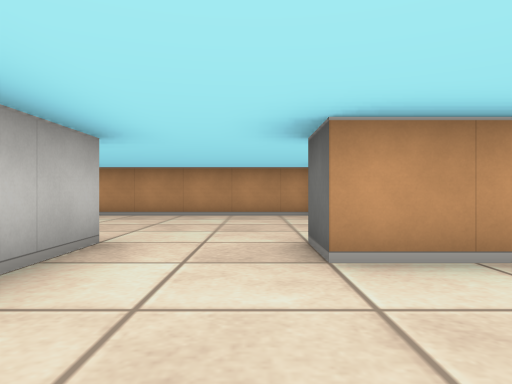
[1] (above)

16 first-person views from a walk through a cub3D level. The camera is about half as high as the walls, looks level and sees 70° across. The floor is counted in squares. Each view is taken from the middle of a square. On the plan, view 1 faces up. The plan holds only what a view shows up to about 9 squares ahead; the rest is blank.

[2]
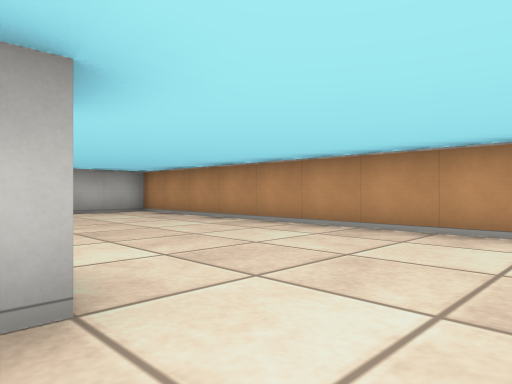

[3]
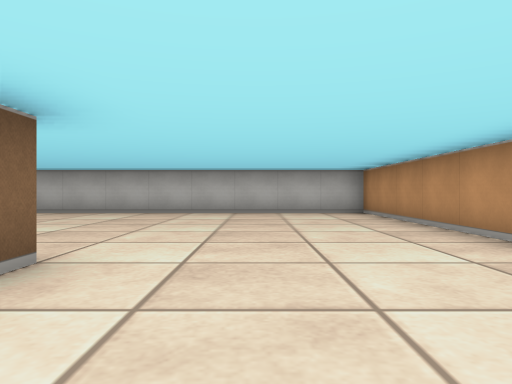

[4]
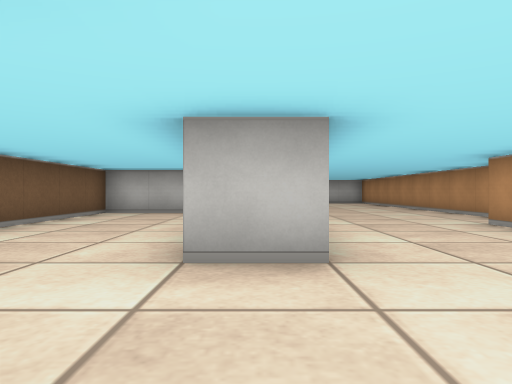

[5]
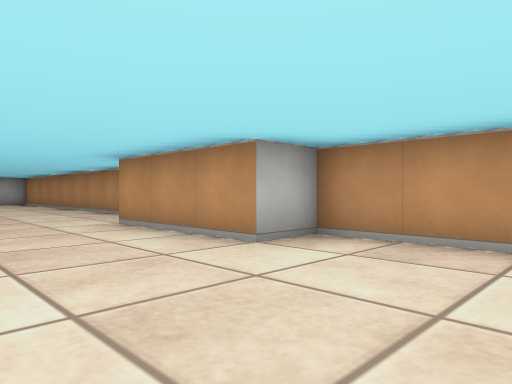

[6]
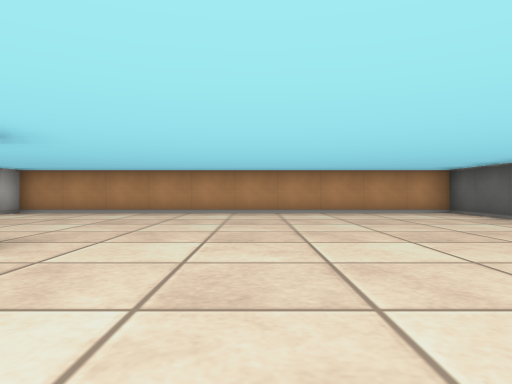

[7]
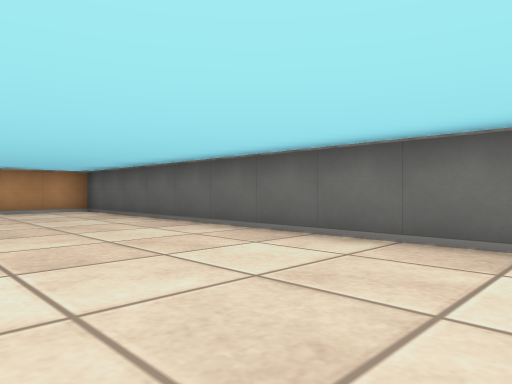

[8]
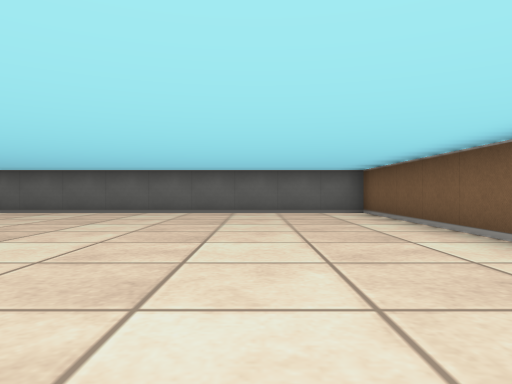

[9]
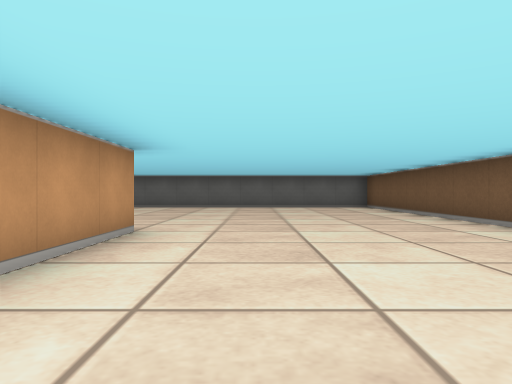

[10]
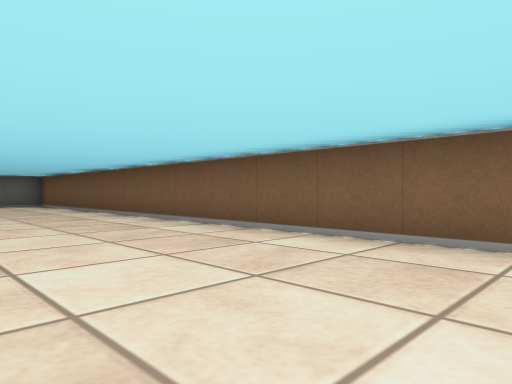

[11]
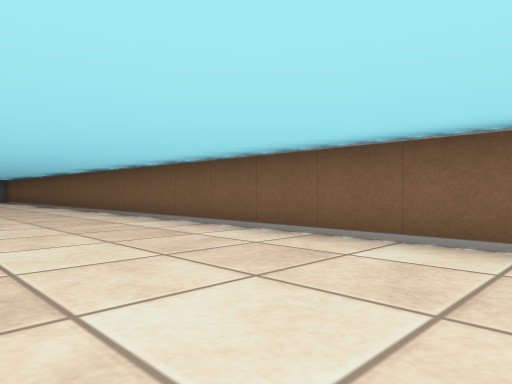

[12]
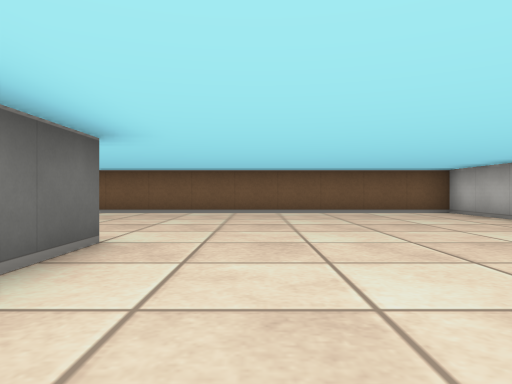

[13]
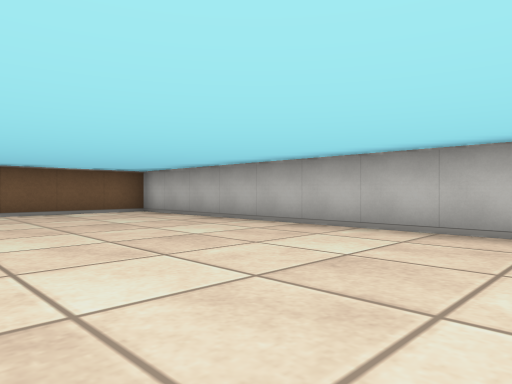

[14]
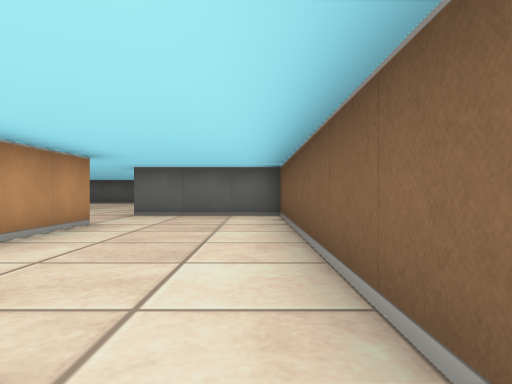

[15]
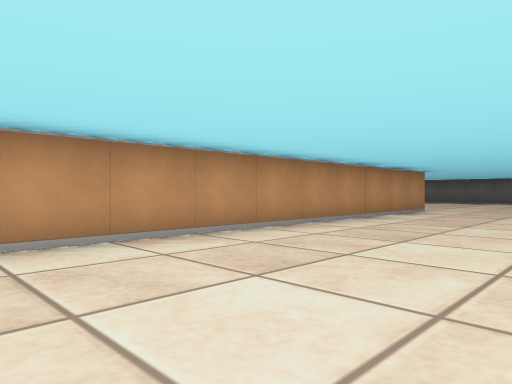

[16]
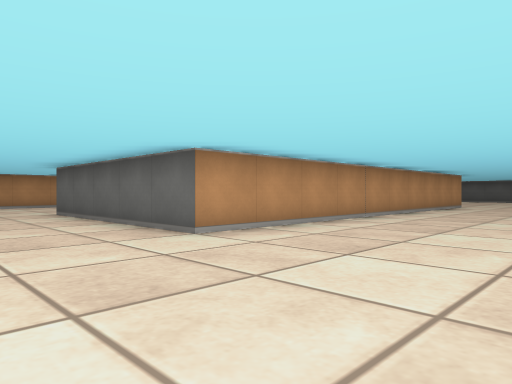

### Floor plan
Points are (right, up) in squares from view 1. A wall is a line through its corners. A room is listed if a view was taken in it or the views show most of it. See-through windows are left out.
Room 1 (views 1, 2, 3, 4, 5, 6, 7, 8, 9, 10, 11, 12, 13, 14, 15, 16)
walls: (4.5, 3.5) (4.5, 2.5) (0.5, 2.5) (0.5, 3.5); (7.5, -1.5) (-2.5, -1.5) (-2.5, 3.5); (-1.5, 3.6) (-1.5, -0.5) (6.5, -0.5) (6.5, 2.5); (1.1, 7.5) (-8.5, 7.5) (-8.5, -6.5) (14.5, -6.5) (14.5, 7.5) (4.5, 7.5) (4.5, 6.5) (1.5, 6.5)

Positions as (right, up) in squares from view 1, and headings:
1: (0, 0), facing up
2: (0, 3), facing up-left
3: (0, 5), facing left
4: (7, 3), facing left
5: (7, 4), facing up-left
6: (10, -1), facing up
7: (11, -2), facing up-right
8: (6, -4), facing right
9: (3, -3), facing right
10: (1, -3), facing down-right
11: (-4, -3), facing down-right
12: (-4, 2), facing down
13: (-4, 2), facing down-left
14: (-1, 0), facing right
15: (-2, -5), facing up-right
16: (-5, -5), facing up-right
